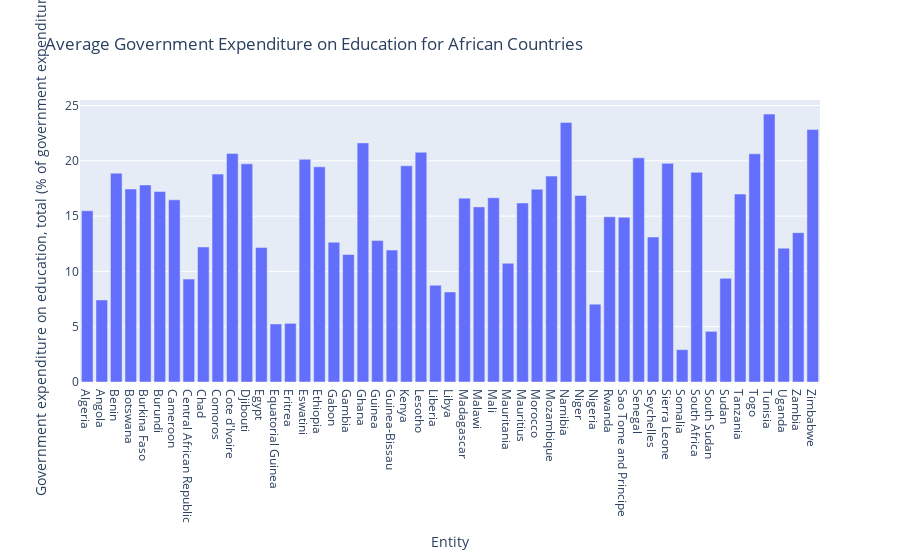

The notebook cell saved with this chart:
### Code cell
import plotly.express as px

# Calculate the mean expenditure for each country
mean_expenditure = df3_africa.groupby('Entity')['Government expenditure on education, total (% of government expenditure)'].mean().reset_index()

# Create a bar chart
fig = px.bar(mean_expenditure, x='Entity', y='Government expenditure on education, total (% of government expenditure)', title='Average Government Expenditure on Education for African Countries')

# Show the figure
fig.show()

### Figure 1 — Plotly figure (JSON) as saved in the notebook; plotly's stock layout.template omitted (floating-point values rounded to 4 significant figures)
{"data": [{"alignmentgroup": "True", "hovertemplate": "Entity=%{x}<br>Government expenditure on education, total (% of government expenditure)=%{y}<extra></extra>", "legendgroup": "", "marker": {"color": "#636efa", "pattern": {"shape": ""}}, "name": "", "offsetgroup": "", "orientation": "v", "showlegend": false, "textposition": "auto", "type": "bar", "x": ["Algeria", "Angola", "Benin", "Botswana", "Burkina Faso", "Burundi", "Cameroon", "Central African Republic", "Chad", "Comoros", "Cote d'Ivoire", "Djibouti", "Egypt", "Equatorial Guinea", "Eritrea", "Eswatini", "Ethiopia", "Gabon", "Gambia", "Ghana", "Guinea", "Guinea-Bissau", "Kenya", "Lesotho", "Liberia", "Libya", "Madagascar", "Malawi", "Mali", "Mauritania", "Mauritius", "Morocco", "Mozambique", "Namibia", "Niger", "Nigeria", "Rwanda", "Sao Tome and Principe", "Senegal", "Seychelles", "Sierra Leone", "Somalia", "South Africa", "South Sudan", "Sudan", "Tanzania", "Togo", "Tunisia", "Uganda", "Zambia", "Zimbabwe"], "xaxis": "x", "y": [15.48, 7.42, 18.88, 17.45, 17.82, 17.22, 16.47, 9.306, 12.21, 18.8, 20.67, 19.72, 12.17, 5.248, 5.305, 20.14, 19.46, 12.64, 11.53, 21.62, 12.79, 11.93, 19.55, 20.77, 8.751, 8.139, 16.62, 15.83, 16.66, 10.74, 16.19, 17.43, 18.62, 23.47, 16.87, 7.034, 14.93, 14.9, 20.26, 13.11, 19.77, 2.925, 18.97, 4.582, 9.373, 17.0, 20.63, 24.22, 12.1, 13.5, 22.84], "yaxis": "y"}], "layout": {"barmode": "relative", "legend": {"tracegroupgap": 0}, "title": {"text": "Average Government Expenditure on Education for African Countries"}, "xaxis": {"anchor": "y", "domain": [0, 1], "title": {"text": "Entity"}}, "yaxis": {"anchor": "x", "domain": [0, 1], "title": {"text": "Government expenditure on education, total (% of government expenditure)"}}}}
